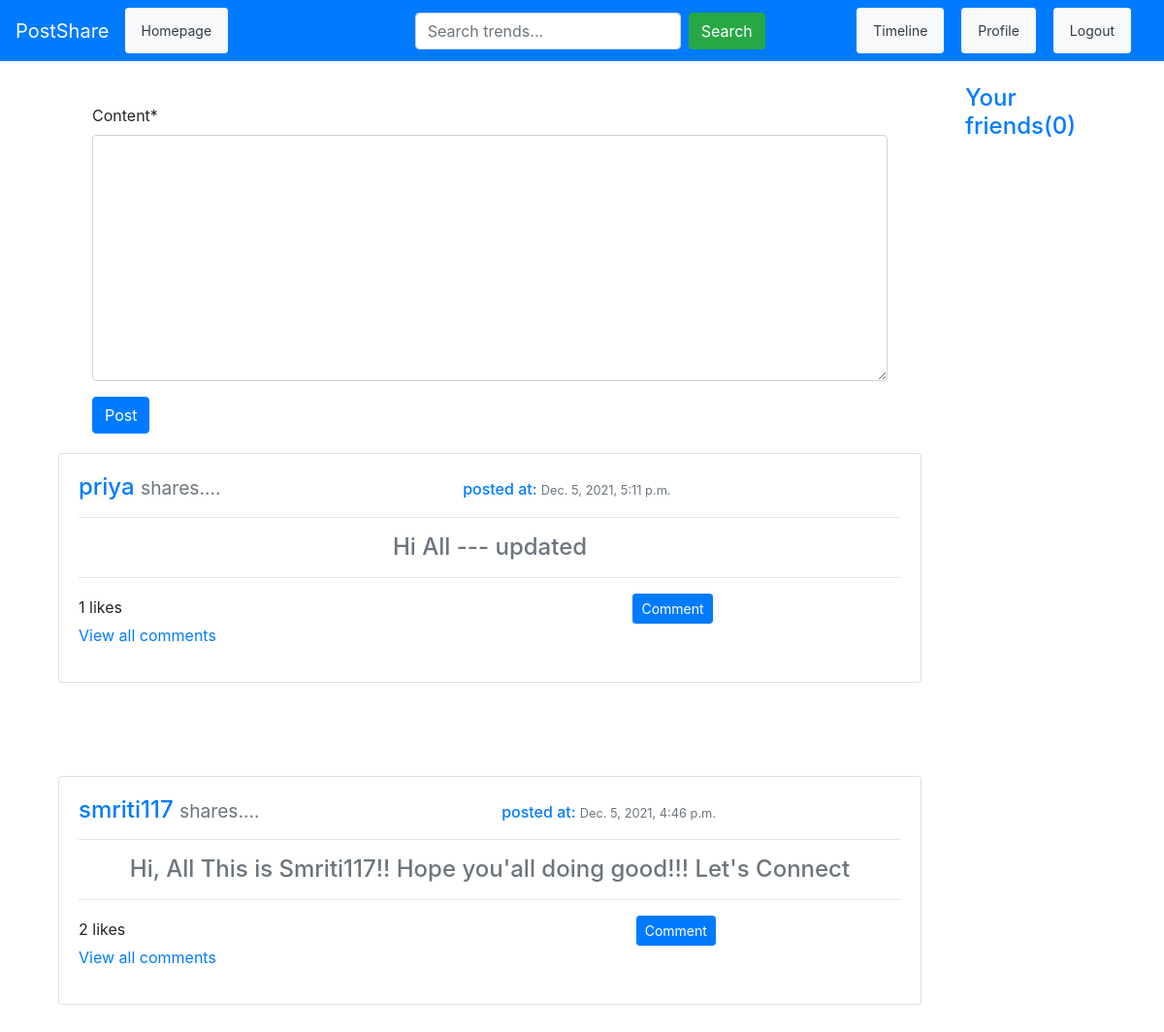
The app's page /timeline/ (signed in) with its own data.
### feed/models.py (models this page shows, shortened)
class Post(models.Model):
	content = models.TextField()
	created = models.DateTimeField(auto_now_add=True)
	updated = models.DateTimeField(auto_now=True)
	author  = models.ForeignKey(User,related_name='post' ,on_delete=models.CASCADE)
	slug    = models.SlugField()
	likes   = models.ManyToManyField(User, related_name='blog_post', null=True, blank=True)

### users/models.py (models this page shows, shortened)
class Profile(models.Model):
	user        = models.OneToOneField(User, related_name="profile", on_delete=models.CASCADE)
	profile_pic = models.ImageField(upload_to='media/profile_pic', default='default.jpg')
	friends     = models.ManyToManyField(User, related_name="friends", null=True, blank=True)
	slug        = models.SlugField(unique=True,    null=True, blank=True)
	bio         = models.CharField(max_length=255, null=True, blank=True)
	location    = models.CharField(max_length=255, null=True, blank=True)
	def get_friends(self):
		return self.friends.all()
	def get_friends_no(self):
		return self.friends.all().count()

### feed/views.py (the view)
# urls.py: path('timeline/',             views.timeline,    name="timeline"),
def timeline(request):
	if request.method == "POST":
		form = CreatePost(request.POST)
		if form.is_valid():
			content = form.cleaned_data.get('content')
			author = request.user
			post = Post()
			post.content=content
			post.author=author
			post.save()
			return redirect('feed:timeline')
	else:
		form = CreatePost()
	post = Post.objects.all().order_by('-created')
	profiles = Profile.objects.get(user=request.user)
	context ={
		'form':form,
		'post':post,
		"profiles":profiles,
	}
	return render(request, "feed/timeline.html", context)

### feed/forms.py
class CreatePost(forms.ModelForm):
	class Meta:
		model = Post
		fields  = ['content']

### feed/templates/feed/timeline.html (shortened to what this page needs)
{% extends "users/layout.html" %}
{% block content %}
{% load crispy_forms_tags %}
<div class="container">
	<div class="container">
				<br>
	</div>
	<div class="row">
		<div class="col-md-10">
			<div class="container ">
				<div class="container">
					<div class="card-body">
						<form method="POST" action="">
							{{ form | crispy }}
							<button class="btn btn-primary" type="submit">Post</button>
						</form>
					</div>
				</div>
				{% for p in post %}
				<div class="card">
				    <div class="card-body">
					    <p class="card-title h4 text-primary">
					    	{{ p.author.username }}
					    	<small class="text-muted ">shares....</small>
				    		<span class="h6 text-right">
				    			posted at: <small class="text-muted ">{{ p.created }} </small>
				    		</span>
					    </p>
					    	<hr>
					   	<a href="{% url 'feed:post-detail' p.pk %}">
					   		<p class="h4 text-secondary text-center"> {{ p.content }} </p>
					   	</a>
					   		<hr>
						<span>{{ p.likes.count }} likes</span>
						<span class="text-primary">
							<a href="{% url 'feed:post-detail' p.id %}">
								<button class="btn btn-sm btn-primary">Comment</button>
							</a>
						</span>
						<p><a href="{% url 'feed:post-detail' p.id %}">View all comments</a></p>
				    </div>
				</div>
				<br><br><br><br>
				{% endfor %}
			</div>
		</div>
		<div class="col-md-2">
			<p class="h4 text-primary"> Your friends({{ profiles.get_friends_no }})</p><br>
		</div>
	</div>
</div>
{% endblock %}

### records on screen
Post: author.username "priya", created "Dec. 5, 2021, 5:11 p.m.", content "Hi All --- updated", likes.count "1"
Post: author.username "smriti117", created "Dec. 5, 2021, 4:46 p.m.", content "Hi, All This is Smriti117!! Hope you'all doing good!!! Let's Connect", likes.count "2"
Profile: get_friends_no "0"
